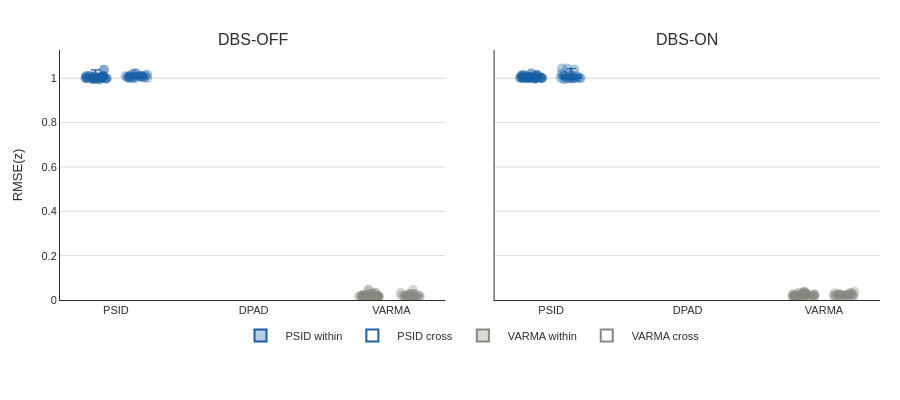
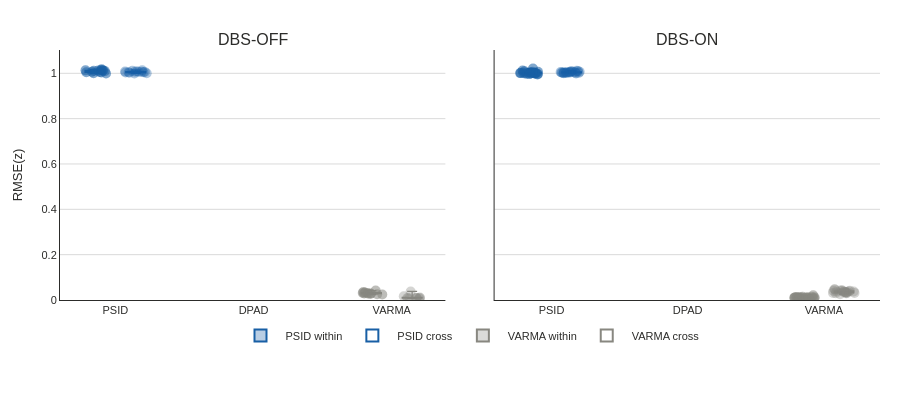

Notebook cell for these charts, in order:
### Markdown cell above
## Figs 53-54: Within vs cross-condition RMSE boxplot

### Code cell
from dashboard.thesis.aggregate_rmse import collect_within_cross_rmse
from dashboard.thesis.fig_within_cross import build_within_cross_boxplot_figure

fig_num = 53
for wc_spec in THESIS_WITHIN_CROSS:
    wc_data = collect_within_cross_rmse(results_root, [wc_spec.joint_triplet], wc_spec.channel_idx, split=wc_spec.split)
    fig = build_within_cross_boxplot_figure(wc_data, theme=wc_spec.theme)
    fname = f'fig_{fig_num:03d}_within_cross_{wc_spec.participant_label}.png'
    fig.write_image(str(OUT / fname), width=1000, height=600, scale=2)
    fig.show()
    fig_num += 1

### Figure 1 — Plotly figure (JSON) as saved in the notebook; plotly's stock layout.template omitted (floating-point values rounded to 4 significant figures)
{"data": [{"boxpoints": false, "fillcolor": "rgba(24,95,165,0.3)", "legendgroup": "PSID_within", "line": {"color": "#185FA5", "width": 1.2}, "marker": {"color": "#185FA5"}, "name": "PSID within", "quartilemethod": "exclusive", "showlegend": true, "type": "box", "x": [0, 0, 0, 0, 0, 0, 0, 0, 0, 0, 0, 0, 0, 0, 0, 0, 0, 0, 0, 0, 0, 0], "xaxis": "x", "y": [1.007, 0.9966, 1.038, 1.003, 1.01, 0.9988, 1.002, 1.008, 0.9997, 1.01, 1.005, 0.9994, 0.9947, 1.011, 1.001, 1.011, 1.001, 1.001, 1.006, 1.002, 1.002, 0.9968], "yaxis": "y"}, {"marker": {"color": "#185FA5", "line": {"width": 0}, "opacity": 0.55, "size": 10}, "mode": "markers", "showlegend": false, "type": "scatter", "x": [0.04383, -0.009779, 0.05738, 0.03158, -0.06493, 0.0761, 0.04178, 0.04577, -0.0595, -0.007938, -0.02067, 0.06828, 0.02302, 0.05164, -0.009054, -0.04364, 0.008734, -0.06979, 0.05242, 0.02107, 0.04129, -0.02328], "xaxis": "x", "y": [1.007, 0.9966, 1.038, 1.003, 1.01, 0.9988, 1.002, 1.008, 0.9997, 1.01, 1.005, 0.9994, 0.9947, 1.011, 1.001, 1.011, 1.001, 1.001, 1.006, 1.002, 1.002, 0.9968], "yaxis": "y"}, {"boxpoints": false, "fillcolor": "rgba(0,0,0,0)", "legendgroup": "PSID_cross", "line": {"color": "#185FA5", "width": 1.2}, "marker": {"color": "#185FA5"}, "name": "PSID cross", "quartilemethod": "exclusive", "showlegend": true, "type": "box", "x": [0.28, 0.28, 0.28, 0.28, 0.28, 0.28, 0.28, 0.28, 0.28, 0.28, 0.28, 0.28, 0.28, 0.28, 0.28, 0.28, 0.28, 0.28, 0.28, 0.28, 0.28, 0.28], "xaxis": "x", "y": [1.017, 1.012, 1.01, 1.009, 1.023, 1.01, 1.006, 1.008, 1.007, 1.001, 1.021, 1.004, 1.008, 1.001, 1.005, 1.022, 1.009, 1.01, 0.9992, 1.002, 1.011, 1.001], "yaxis": "y"}, {"marker": {"color": "#185FA5", "line": {"width": 0}, "opacity": 0.35, "size": 10}, "mode": "markers", "showlegend": false, "type": "scatter", "x": [0.3553, 0.3429, 0.3245, 0.2311, 0.2747, 0.207, 0.2247, 0.3093, 0.3192, 0.3548, 0.2521, 0.2593, 0.2751, 0.2303, 0.2208, 0.2761, 0.2363, 0.3072, 0.2699, 0.3332, 0.312, 0.25], "xaxis": "x", "y": [1.017, 1.012, 1.01, 1.009, 1.023, 1.01, 1.006, 1.008, 1.007, 1.001, 1.021, 1.004, 1.008, 1.001, 1.005, 1.022, 1.009, 1.01, 0.9992, 1.002, 1.011, 1.001], "yaxis": "y"}, {"boxpoints": false, "fillcolor": "rgba(136,135,128,0.3)", "legendgroup": "VARMA_within", "line": {"color": "#888780", "width": 1.2}, "marker": {"color": "#888780"}, "name": "VARMA within", "quartilemethod": "exclusive", "showlegend": true, "type": "box", "x": [1.9, 1.9, 1.9, 1.9, 1.9, 1.9, 1.9, 1.9, 1.9, 1.9, 1.9, 1.9, 1.9, 1.9, 1.9, 1.9, 1.9, 1.9, 1.9, 1.9], "xaxis": "x", "y": [0.01462, 0.01756, 0.04512, 0.01978, 0.03241, 0.02087, 0.01974, 0.01692, 0.01553, 0.01439, 0.0192, 0.01749, 0.02006, 0.02031, 0.01847, 0.01612, 0.01694, 0.01907, 0.02073, 0.01521], "yaxis": "y"}, {"marker": {"color": "#888780", "line": {"width": 0}, "opacity": 0.55, "size": 10}, "mode": "markers", "showlegend": false, "type": "scatter", "x": [1.953, 1.949, 1.882, 1.866, 1.929, 1.842, 1.852, 1.821, 1.946, 1.926, 1.933, 1.945, 1.893, 1.911, 1.842, 1.838, 1.927, 1.895, 1.91, 1.942], "xaxis": "x", "y": [0.01462, 0.01756, 0.04512, 0.01978, 0.03241, 0.02087, 0.01974, 0.01692, 0.01553, 0.01439, 0.0192, 0.01749, 0.02006, 0.02031, 0.01847, 0.01612, 0.01694, 0.01907, 0.02073, 0.01521], "yaxis": "y"}, {"boxpoints": false, "fillcolor": "rgba(0,0,0,0)", "legendgroup": "VARMA_cross", "line": {"color": "#888780", "width": 1.2}, "marker": {"color": "#888780"}, "name": "VARMA cross", "quartilemethod": "exclusive", "showlegend": true, "type": "box", "x": [2.18, 2.18, 2.18, 2.18, 2.18, 2.18, 2.18, 2.18, 2.18, 2.18, 2.18, 2.18, 2.18, 2.18, 2.18, 2.18, 2.18, 2.18, 2.18, 2.18], "xaxis": "x", "y": [0.01486, 0.01762, 0.04486, 0.01994, 0.03252, 0.02091, 0.01978, 0.01697, 0.01552, 0.01437, 0.01918, 0.01755, 0.02016, 0.02021, 0.01855, 0.01618, 0.0166, 0.01914, 0.02088, 0.01526], "yaxis": "y"}, {"marker": {"color": "#888780", "line": {"width": 0}, "opacity": 0.35, "size": 10}, "mode": "markers", "showlegend": false, "type": "scatter", "x": [2.202, 2.189, 2.189, 2.149, 2.105, 2.17, 2.134, 2.165, 2.237, 2.137, 2.109, 2.145, 2.147, 2.206, 2.189, 2.225, 2.206, 2.165, 2.23, 2.127], "xaxis": "x", "y": [0.01486, 0.01762, 0.04486, 0.01994, 0.03252, 0.02091, 0.01978, 0.01697, 0.01552, 0.01437, 0.01918, 0.01755, 0.02016, 0.02021, 0.01855, 0.01618, 0.0166, 0.01914, 0.02088, 0.01526], "yaxis": "y"}, {"boxpoints": false, "fillcolor": "rgba(24,95,165,0.3)", "legendgroup": "PSID_within", "line": {"color": "#185FA5", "width": 1.2}, "marker": {"color": "#185FA5"}, "name": "PSID within", "quartilemethod": "exclusive", "showlegend": false, "type": "box", "x": [0, 0, 0, 0, 0, 0, 0, 0, 0, 0, 0, 0, 0, 0, 0, 0, 0, 0, 0, 0, 0, 0], "xaxis": "x2", "y": [1.003, 1.003, 1.015, 1.005, 1.001, 1.022, 1.015, 1.006, 1.001, 1.002, 1.009, 0.9998, 1.004, 1.011, 1.005, 1.001, 1.004, 0.9981, 0.9998, 1.001, 1.013, 1.001], "yaxis": "y2"}, {"marker": {"color": "#185FA5", "line": {"width": 0}, "opacity": 0.55, "size": 10}, "mode": "markers", "showlegend": false, "type": "scatter", "x": [-0.07637, -0.06559, 0.03558, -0.0061, -0.0542, 0.0001672, -0.05563, 0.03141, -0.008615, -0.01904, -0.03176, 0.02085, -0.02211, -0.06598, -0.06112, 0.0739, 0.06537, 0.03195, -0.03746, 0.07507, 0.0446, 0.0347], "xaxis": "x2", "y": [1.003, 1.003, 1.015, 1.005, 1.001, 1.022, 1.015, 1.006, 1.001, 1.002, 1.009, 0.9998, 1.004, 1.011, 1.005, 1.001, 1.004, 0.9981, 0.9998, 1.001, 1.013, 1.001], "yaxis": "y2"}, {"boxpoints": false, "fillcolor": "rgba(0,0,0,0)", "legendgroup": "PSID_cross", "line": {"color": "#185FA5", "width": 1.2}, "marker": {"color": "#185FA5"}, "name": "PSID cross", "quartilemethod": "exclusive", "showlegend": false, "type": "box", "x": [0.28, 0.28, 0.28, 0.28, 0.28, 0.28, 0.28, 0.28, 0.28, 0.28, 0.28, 0.28, 0.28, 0.28, 0.28, 0.28, 0.28, 0.28, 0.28, 0.28, 0.28, 0.28], "xaxis": "x2", "y": [0.9989, 0.9987, 1.044, 0.9996, 1.007, 1.01, 1.003, 0.9995, 0.9952, 1.004, 1.002, 1.01, 1.022, 1.039, 1.0, 1.002, 1.02, 0.9997, 1.002, 1.011, 1.044, 1.013], "yaxis": "y2"}, {"marker": {"color": "#185FA5", "line": {"width": 0}, "opacity": 0.35, "size": 10}, "mode": "markers", "showlegend": false, "type": "scatter", "x": [0.2719, 0.2436, 0.2154, 0.3444, 0.2729, 0.2324, 0.249, 0.2927, 0.2283, 0.3371, 0.3214, 0.3151, 0.2691, 0.3004, 0.2935, 0.304, 0.2135, 0.2665, 0.2067, 0.279, 0.2528, 0.2231], "xaxis": "x2", "y": [0.9989, 0.9987, 1.044, 0.9996, 1.007, 1.01, 1.003, 0.9995, 0.9952, 1.004, 1.002, 1.01, 1.022, 1.039, 1.0, 1.002, 1.02, 0.9997, 1.002, 1.011, 1.044, 1.013], "yaxis": "y2"}, {"boxpoints": false, "fillcolor": "rgba(136,135,128,0.3)", "legendgroup": "VARMA_within", "line": {"color": "#888780", "width": 1.2}, "marker": {"color": "#888780"}, "name": "VARMA within", "quartilemethod": "exclusive", "showlegend": false, "type": "box", "x": [1.9, 1.9, 1.9, 1.9, 1.9, 1.9, 1.9, 1.9, 1.9, 1.9, 1.9, 1.9, 1.9, 1.9, 1.9, 1.9, 1.9, 1.9, 1.9, 1.9, 1.9, 1.9], "xaxis": "x2", "y": [0.01964, 0.02224, 0.019, 0.02262, 0.0309, 0.01783, 0.02812, 0.02457, 0.02463, 0.03287, 0.01857, 0.0161, 0.02242, 0.02102, 0.01482, 0.02243, 0.02594, 0.03055, 0.01758, 0.03757, 0.02301, 0.01457], "yaxis": "y2"}, {"marker": {"color": "#888780", "line": {"width": 0}, "opacity": 0.55, "size": 10}, "mode": "markers", "showlegend": false, "type": "scatter", "x": [1.837, 1.914, 1.847, 1.968, 1.913, 1.875, 1.915, 1.824, 1.973, 1.897, 1.945, 1.833, 1.898, 1.899, 1.97, 1.911, 1.896, 1.863, 1.873, 1.903, 1.89, 1.823], "xaxis": "x2", "y": [0.01964, 0.02224, 0.019, 0.02262, 0.0309, 0.01783, 0.02812, 0.02457, 0.02463, 0.03287, 0.01857, 0.0161, 0.02242, 0.02102, 0.01482, 0.02243, 0.02594, 0.03055, 0.01758, 0.03757, 0.02301, 0.01457], "yaxis": "y2"}, {"boxpoints": false, "fillcolor": "rgba(0,0,0,0)", "legendgroup": "VARMA_cross", "line": {"color": "#888780", "width": 1.2}, "marker": {"color": "#888780"}, "name": "VARMA cross", "quartilemethod": "exclusive", "showlegend": false, "type": "box", "x": [2.18, 2.18, 2.18, 2.18, 2.18, 2.18, 2.18, 2.18, 2.18, 2.18, 2.18, 2.18, 2.18, 2.18, 2.18, 2.18, 2.18, 2.18, 2.18, 2.18, 2.18, 2.18], "xaxis": "x2", "y": [0.01967, 0.02217, 0.01914, 0.02263, 0.03091, 0.01781, 0.02813, 0.0246, 0.02465, 0.0328, 0.0186, 0.01617, 0.02251, 0.02108, 0.01479, 0.02235, 0.02597, 0.03057, 0.0176, 0.03761, 0.02312, 0.01452], "yaxis": "y2"}, {"marker": {"color": "#888780", "line": {"width": 0}, "opacity": 0.35, "size": 10}, "mode": "markers", "showlegend": false, "type": "scatter", "x": [2.232, 2.243, 2.122, 2.189, 2.117, 2.208, 2.145, 2.206, 2.216, 2.223, 2.117, 2.247, 2.137, 2.106, 2.189, 2.159, 2.233, 2.229, 2.151, 2.252, 2.147, 2.182], "xaxis": "x2", "y": [0.01967, 0.02217, 0.01914, 0.02263, 0.03091, 0.01781, 0.02813, 0.0246, 0.02465, 0.0328, 0.0186, 0.01617, 0.02251, 0.02108, 0.01479, 0.02235, 0.02597, 0.03057, 0.0176, 0.03761, 0.02312, 0.01452], "yaxis": "y2"}], "layout": {"annotations": [{"font": {"size": 16}, "showarrow": false, "text": "DBS-OFF", "x": 0.235, "xanchor": "center", "xref": "paper", "y": 1, "yanchor": "bottom", "yref": "paper"}, {"font": {"size": 16}, "showarrow": false, "text": "DBS-ON", "x": 0.765, "xanchor": "center", "xref": "paper", "y": 1, "yanchor": "bottom", "yref": "paper"}], "font": {"color": "#2C2C2A", "family": "Arial, Helvetica, sans-serif", "size": 12}, "height": 400, "hovermode": "x unified", "legend": {"bgcolor": "rgba(0,0,0,0)", "font": {"size": 11}, "itemsizing": "constant", "itemwidth": 40, "orientation": "h", "tracegroupgap": 8, "x": 0.5, "xanchor": "center", "y": -0.2, "yanchor": "bottom"}, "margin": {"b": 100, "l": 60, "r": 20, "t": 50}, "paper_bgcolor": "#FFFFFF", "plot_bgcolor": "#FFFFFF", "showlegend": true, "xaxis": {"anchor": "y", "domain": [0, 0.47], "gridcolor": "rgba(0,0,0,0.15)", "linecolor": "#2C2C2A", "linewidth": 1, "mirror": false, "showgrid": false, "showline": true, "tickfont": {"size": 11}, "ticktext": ["PSID", "DPAD", "VARMA"], "tickvals": [0.14, 1.09, 2.04]}, "xaxis2": {"anchor": "y2", "domain": [0.53, 1], "gridcolor": "rgba(0,0,0,0.15)", "linecolor": "#2C2C2A", "linewidth": 1, "mirror": false, "showgrid": false, "showline": true, "tickfont": {"size": 11}, "ticktext": ["PSID", "DPAD", "VARMA"], "tickvals": [0.14, 1.09, 2.04]}, "yaxis": {"anchor": "x", "domain": [0, 1], "gridcolor": "rgba(0,0,0,0.15)", "linecolor": "#2C2C2A", "linewidth": 1, "mirror": false, "range": [0, 1.127], "showgrid": true, "showline": true, "tickfont": {"size": 11}, "title": {"font": {"family": "Arial, Helvetica, sans-serif", "size": 13}, "text": "RMSE(z)"}}, "yaxis2": {"anchor": "x2", "domain": [0, 1], "gridcolor": "rgba(0,0,0,0.15)", "linecolor": "#2C2C2A", "linewidth": 1, "matches": "y", "mirror": false, "range": [0, 1.127], "showgrid": true, "showline": true, "showticklabels": false, "tickfont": {"size": 11}}}}

### Figure 2 — Plotly figure (JSON) as saved in the notebook; plotly's stock layout.template omitted (floating-point values rounded to 4 significant figures)
{"data": [{"boxpoints": false, "fillcolor": "rgba(24,95,165,0.3)", "legendgroup": "PSID_within", "line": {"color": "#185FA5", "width": 1.2}, "marker": {"color": "#185FA5"}, "name": "PSID within", "quartilemethod": "exclusive", "showlegend": true, "type": "box", "x": [0, 0, 0, 0, 0, 0, 0, 0, 0, 0, 0, 0, 0, 0], "xaxis": "x", "y": [1.004, 1.001, 1.012, 1.006, 1.013, 0.9995, 1.014, 1.018, 1.004, 1.011, 1.007, 1.01, 1.012, 1.013], "yaxis": "y"}, {"marker": {"color": "#185FA5", "line": {"width": 0}, "opacity": 0.55, "size": 10}, "mode": "markers", "showlegend": false, "type": "scatter", "x": [0.04383, -0.009779, 0.05738, 0.03158, -0.06493, 0.0761, 0.04178, 0.04577, -0.0595, -0.007938, -0.02067, 0.06828, 0.02302, 0.05164], "xaxis": "x", "y": [1.004, 1.001, 1.012, 1.006, 1.013, 0.9995, 1.014, 1.018, 1.004, 1.011, 1.007, 1.01, 1.012, 1.013], "yaxis": "y"}, {"boxpoints": false, "fillcolor": "rgba(0,0,0,0)", "legendgroup": "PSID_cross", "line": {"color": "#185FA5", "width": 1.2}, "marker": {"color": "#185FA5"}, "name": "PSID cross", "quartilemethod": "exclusive", "showlegend": true, "type": "box", "x": [0.28, 0.28, 0.28, 0.28, 0.28, 0.28, 0.28, 0.28, 0.28, 0.28, 0.28, 0.28, 0.28, 0.28], "xaxis": "x", "y": [0.9993, 1.003, 1.009, 1.003, 1.005, 1.005, 1.007, 1.011, 1.0, 1.006, 1.014, 1.005, 1.007, 1.008], "yaxis": "y"}, {"marker": {"color": "#185FA5", "line": {"width": 0}, "opacity": 0.35, "size": 10}, "mode": "markers", "showlegend": false, "type": "scatter", "x": [0.2709, 0.2364, 0.2887, 0.2102, 0.3324, 0.3011, 0.3213, 0.2567, 0.3553, 0.3429, 0.3245, 0.2311, 0.2747, 0.207], "xaxis": "x", "y": [0.9993, 1.003, 1.009, 1.003, 1.005, 1.005, 1.007, 1.011, 1.0, 1.006, 1.014, 1.005, 1.007, 1.008], "yaxis": "y"}, {"boxpoints": false, "fillcolor": "rgba(136,135,128,0.3)", "legendgroup": "VARMA_within", "line": {"color": "#888780", "width": 1.2}, "marker": {"color": "#888780"}, "name": "VARMA within", "quartilemethod": "exclusive", "showlegend": true, "type": "box", "x": [1.9, 1.9, 1.9, 1.9, 1.9, 1.9, 1.9, 1.9, 1.9, 1.9, 1.9], "xaxis": "x", "y": [0.03474, 0.04177, 0.02553, 0.02445, 0.03064, 0.02769, 0.0276, 0.02868, 0.03058, 0.029, 0.03279], "yaxis": "y"}, {"marker": {"color": "#888780", "line": {"width": 0}, "opacity": 0.55, "size": 10}, "mode": "markers", "showlegend": false, "type": "scatter", "x": [1.845, 1.929, 1.939, 1.975, 1.872, 1.879, 1.895, 1.85, 1.841, 1.896, 1.856], "xaxis": "x", "y": [0.03474, 0.04177, 0.02553, 0.02445, 0.03064, 0.02769, 0.0276, 0.02868, 0.03058, 0.029, 0.03279], "yaxis": "y"}, {"boxpoints": false, "fillcolor": "rgba(0,0,0,0)", "legendgroup": "VARMA_cross", "line": {"color": "#888780", "width": 1.2}, "marker": {"color": "#888780"}, "name": "VARMA cross", "quartilemethod": "exclusive", "showlegend": true, "type": "box", "x": [2.18, 2.18, 2.18, 2.18, 2.18, 2.18, 2.18, 2.18, 2.18, 2.18, 2.18], "xaxis": "x", "y": [0.008597, 0.03762, 0.008599, 0.00723, 0.007753, 0.01128, 0.006706, 0.007719, 0.009045, 0.009132, 0.01655], "yaxis": "y"}, {"marker": {"color": "#888780", "line": {"width": 0}, "opacity": 0.35, "size": 10}, "mode": "markers", "showlegend": false, "type": "scatter", "x": [2.207, 2.17, 2.233, 2.212, 2.15, 2.233, 2.229, 2.162, 2.146, 2.209, 2.122], "xaxis": "x", "y": [0.008597, 0.03762, 0.008599, 0.00723, 0.007753, 0.01128, 0.006706, 0.007719, 0.009045, 0.009132, 0.01655], "yaxis": "y"}, {"boxpoints": false, "fillcolor": "rgba(24,95,165,0.3)", "legendgroup": "PSID_within", "line": {"color": "#185FA5", "width": 1.2}, "marker": {"color": "#185FA5"}, "name": "PSID within", "quartilemethod": "exclusive", "showlegend": false, "type": "box", "x": [0, 0, 0, 0, 0, 0, 0, 0, 0, 0, 0, 0, 0, 0, 0, 0, 0, 0, 0, 0, 0, 0], "xaxis": "x2", "y": [1.01, 1.001, 1.007, 0.9993, 1.0, 0.9973, 0.9997, 1.021, 1.002, 1.012, 1.002, 1.003, 1.002, 0.9952, 0.9996, 1.007, 1.002, 0.9978, 1.001, 1.003, 0.999, 0.9966], "yaxis": "y2"}, {"marker": {"color": "#185FA5", "line": {"width": 0}, "opacity": 0.55, "size": 10}, "mode": "markers", "showlegend": false, "type": "scatter", "x": [-0.04801, -0.07882, 0.04591, 0.02638, 0.03283, 0.04492, -0.006573, 0.011, -0.05763, -0.06168, 0.02694, -0.004625, 0.01044, 0.0424, 0.02155, 0.008573, 0.009473, -0.03137, -0.07507, -0.01013, -0.04567, -0.01464], "xaxis": "x2", "y": [1.01, 1.001, 1.007, 0.9993, 1.0, 0.9973, 0.9997, 1.021, 1.002, 1.012, 1.002, 1.003, 1.002, 0.9952, 0.9996, 1.007, 1.002, 0.9978, 1.001, 1.003, 0.999, 0.9966], "yaxis": "y2"}, {"boxpoints": false, "fillcolor": "rgba(0,0,0,0)", "legendgroup": "PSID_cross", "line": {"color": "#185FA5", "width": 1.2}, "marker": {"color": "#185FA5"}, "name": "PSID cross", "quartilemethod": "exclusive", "showlegend": false, "type": "box", "x": [0.28, 0.28, 0.28, 0.28, 0.28, 0.28, 0.28, 0.28, 0.28, 0.28, 0.28, 0.28, 0.28, 0.28, 0.28, 0.28, 0.28, 0.28, 0.28, 0.28, 0.28, 0.28], "xaxis": "x2", "y": [1.007, 1.003, 1.004, 1.004, 1.002, 1.005, 1.007, 1.01, 1.002, 1.006, 1.002, 1.004, 1.006, 1.002, 1.011, 1.008, 1.001, 1.009, 1.002, 0.9992, 1.004, 1.003], "yaxis": "y2"}, {"marker": {"color": "#185FA5", "line": {"width": 0}, "opacity": 0.35, "size": 10}, "mode": "markers", "showlegend": false, "type": "scatter", "x": [0.3365, 0.2374, 0.2093, 0.245, 0.247, 0.3059, 0.2891, 0.3254, 0.3063, 0.265, 0.3302, 0.2267, 0.2036, 0.2144, 0.3156, 0.2739, 0.2258, 0.2802, 0.2244, 0.3114, 0.2714, 0.261], "xaxis": "x2", "y": [1.007, 1.003, 1.004, 1.004, 1.002, 1.005, 1.007, 1.01, 1.002, 1.006, 1.002, 1.004, 1.006, 1.002, 1.011, 1.008, 1.001, 1.009, 1.002, 0.9992, 1.004, 1.003], "yaxis": "y2"}, {"boxpoints": false, "fillcolor": "rgba(136,135,128,0.3)", "legendgroup": "VARMA_within", "line": {"color": "#888780", "width": 1.2}, "marker": {"color": "#888780"}, "name": "VARMA within", "quartilemethod": "exclusive", "showlegend": false, "type": "box", "x": [1.9, 1.9, 1.9, 1.9, 1.9, 1.9, 1.9, 1.9, 1.9, 1.9, 1.9, 1.9, 1.9, 1.9, 1.9, 1.9, 1.9, 1.9, 1.9, 1.9, 1.9, 1.9], "xaxis": "x2", "y": [0.01117, 0.01142, 0.01169, 0.009844, 0.01158, 0.007455, 0.02083, 0.01176, 0.009888, 0.01242, 0.005646, 0.007383, 0.01429, 0.00752, 0.01045, 0.008231, 0.008322, 0.01307, 0.008567, 0.01039, 0.01072, 0.01308], "yaxis": "y2"}, {"marker": {"color": "#888780", "line": {"width": 0}, "opacity": 0.55, "size": 10}, "mode": "markers", "showlegend": false, "type": "scatter", "x": [1.868, 1.921, 1.878, 1.834, 1.839, 1.974, 1.965, 1.932, 1.863, 1.975, 1.945, 1.935, 1.892, 1.864, 1.835, 1.964, 1.893, 1.852, 1.869, 1.913, 1.848, 1.957], "xaxis": "x2", "y": [0.01117, 0.01142, 0.01169, 0.009844, 0.01158, 0.007455, 0.02083, 0.01176, 0.009888, 0.01242, 0.005646, 0.007383, 0.01429, 0.00752, 0.01045, 0.008231, 0.008322, 0.01307, 0.008567, 0.01039, 0.01072, 0.01308], "yaxis": "y2"}, {"boxpoints": false, "fillcolor": "rgba(0,0,0,0)", "legendgroup": "VARMA_cross", "line": {"color": "#888780", "width": 1.2}, "marker": {"color": "#888780"}, "name": "VARMA cross", "quartilemethod": "exclusive", "showlegend": false, "type": "box", "x": [2.18, 2.18, 2.18, 2.18, 2.18, 2.18, 2.18, 2.18, 2.18, 2.18, 2.18, 2.18, 2.18, 2.18, 2.18, 2.18, 2.18, 2.18, 2.18, 2.18, 2.18, 2.18], "xaxis": "x2", "y": [0.04134, 0.03883, 0.04073, 0.03025, 0.03394, 0.03525, 0.0477, 0.04317, 0.03956, 0.03631, 0.02575, 0.02978, 0.0467, 0.02942, 0.03714, 0.03779, 0.03463, 0.04147, 0.03412, 0.0313, 0.03134, 0.0358], "yaxis": "y2"}, {"marker": {"color": "#888780", "line": {"width": 0}, "opacity": 0.35, "size": 10}, "mode": "markers", "showlegend": false, "type": "scatter", "x": [2.221, 2.215, 2.169, 2.2, 2.193, 2.204, 2.114, 2.167, 2.107, 2.179, 2.153, 2.123, 2.117, 2.194, 2.127, 2.248, 2.193, 2.155, 2.195, 2.104, 2.253, 2.177], "xaxis": "x2", "y": [0.04134, 0.03883, 0.04073, 0.03025, 0.03394, 0.03525, 0.0477, 0.04317, 0.03956, 0.03631, 0.02575, 0.02978, 0.0467, 0.02942, 0.03714, 0.03779, 0.03463, 0.04147, 0.03412, 0.0313, 0.03134, 0.0358], "yaxis": "y2"}], "layout": {"annotations": [{"font": {"size": 16}, "showarrow": false, "text": "DBS-OFF", "x": 0.235, "xanchor": "center", "xref": "paper", "y": 1, "yanchor": "bottom", "yref": "paper"}, {"font": {"size": 16}, "showarrow": false, "text": "DBS-ON", "x": 0.765, "xanchor": "center", "xref": "paper", "y": 1, "yanchor": "bottom", "yref": "paper"}], "font": {"color": "#2C2C2A", "family": "Arial, Helvetica, sans-serif", "size": 12}, "height": 400, "hovermode": "x unified", "legend": {"bgcolor": "rgba(0,0,0,0)", "font": {"size": 11}, "itemsizing": "constant", "itemwidth": 40, "orientation": "h", "tracegroupgap": 8, "x": 0.5, "xanchor": "center", "y": -0.2, "yanchor": "bottom"}, "margin": {"b": 100, "l": 60, "r": 20, "t": 50}, "paper_bgcolor": "#FFFFFF", "plot_bgcolor": "#FFFFFF", "showlegend": true, "xaxis": {"anchor": "y", "domain": [0, 0.47], "gridcolor": "rgba(0,0,0,0.15)", "linecolor": "#2C2C2A", "linewidth": 1, "mirror": false, "showgrid": false, "showline": true, "tickfont": {"size": 11}, "ticktext": ["PSID", "DPAD", "VARMA"], "tickvals": [0.14, 1.09, 2.04]}, "xaxis2": {"anchor": "y2", "domain": [0.53, 1], "gridcolor": "rgba(0,0,0,0.15)", "linecolor": "#2C2C2A", "linewidth": 1, "mirror": false, "showgrid": false, "showline": true, "tickfont": {"size": 11}, "ticktext": ["PSID", "DPAD", "VARMA"], "tickvals": [0.14, 1.09, 2.04]}, "yaxis": {"anchor": "x", "domain": [0, 1], "gridcolor": "rgba(0,0,0,0.15)", "linecolor": "#2C2C2A", "linewidth": 1, "mirror": false, "range": [0, 1.103], "showgrid": true, "showline": true, "tickfont": {"size": 11}, "title": {"font": {"family": "Arial, Helvetica, sans-serif", "size": 13}, "text": "RMSE(z)"}}, "yaxis2": {"anchor": "x2", "domain": [0, 1], "gridcolor": "rgba(0,0,0,0.15)", "linecolor": "#2C2C2A", "linewidth": 1, "matches": "y", "mirror": false, "range": [0, 1.103], "showgrid": true, "showline": true, "showticklabels": false, "tickfont": {"size": 11}}}}
